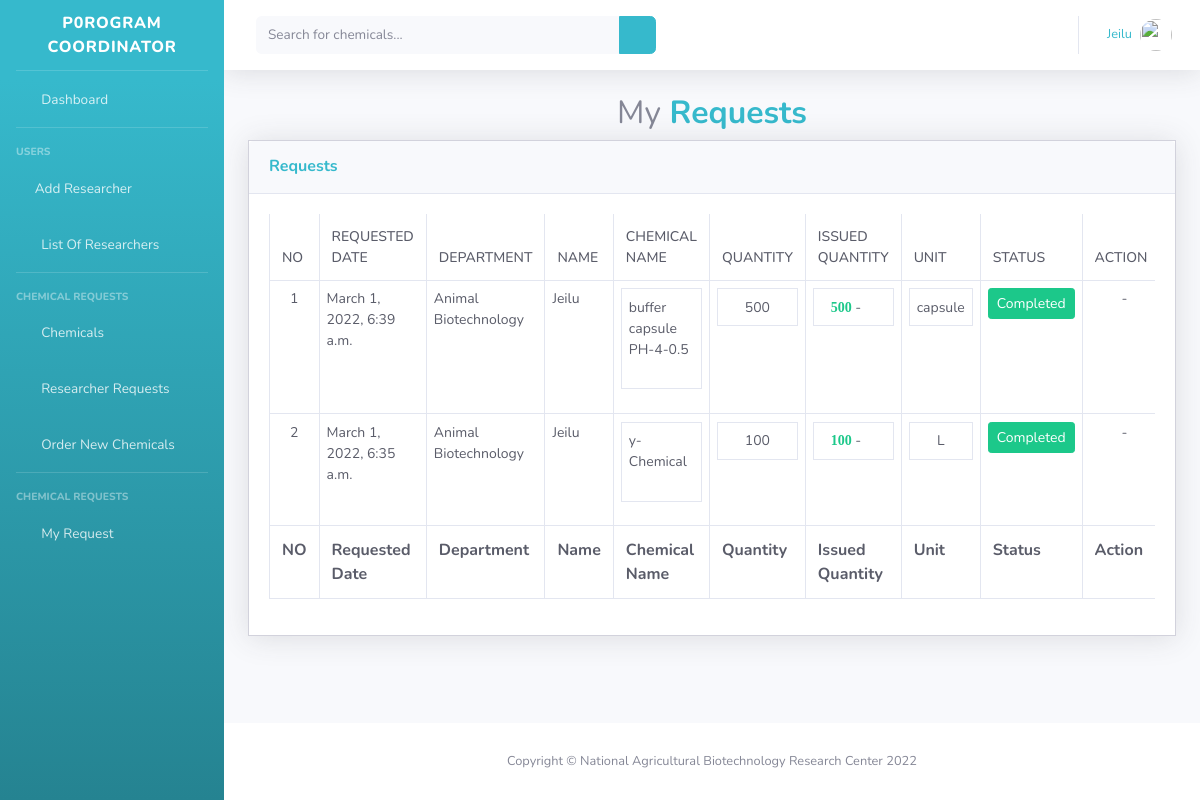
/chemical/myRequest/ (signed in), run on an earlier commit of the app's database.
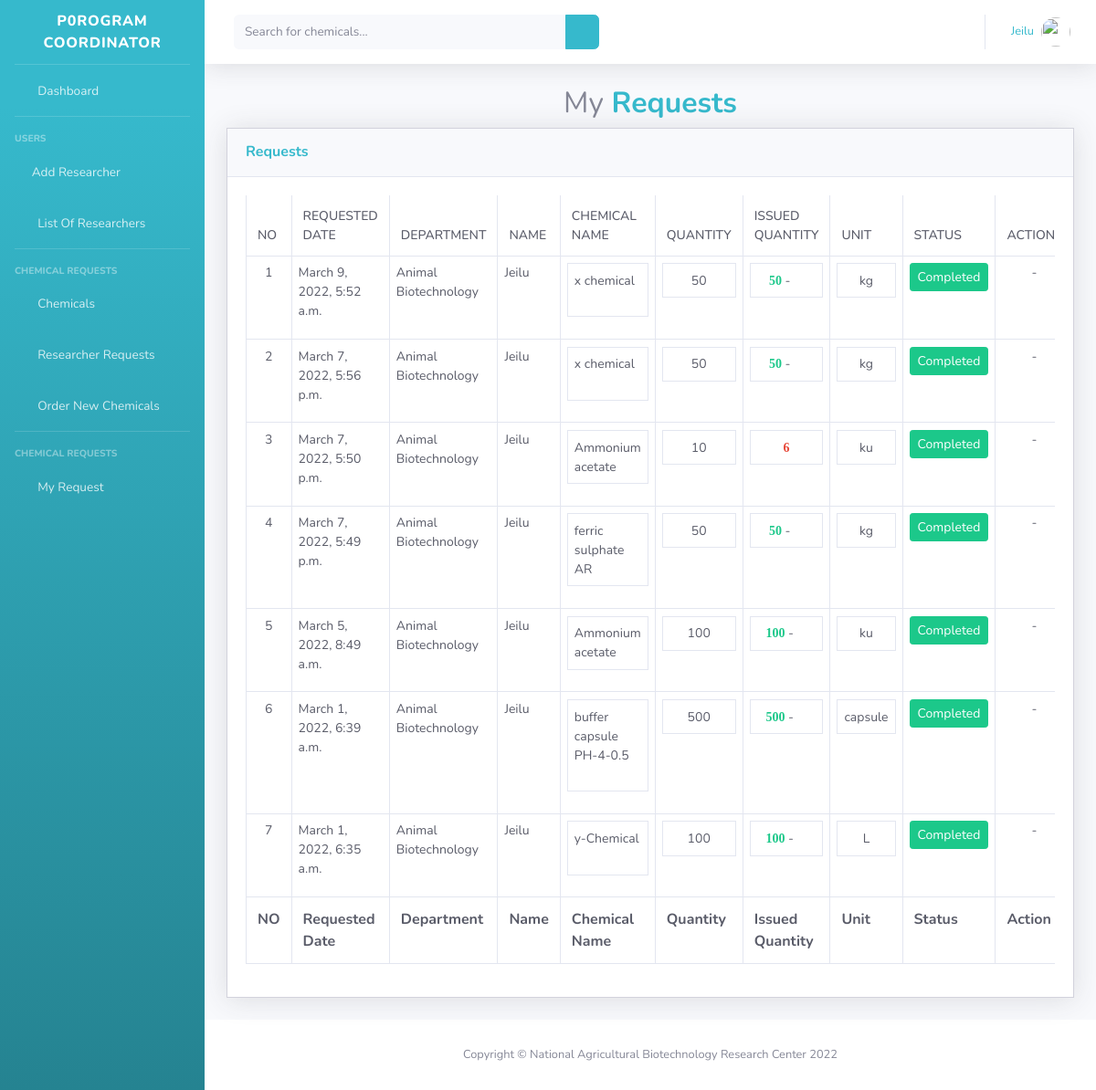
And on a later commit of the database.
### chemical/models.py (models this page shows, shortened)
class Request(models.Model):
    user = models.ForeignKey(User,on_delete=models.CASCADE)
    chemicals = models.ManyToManyField(RequestChemical)
    start_date = models.DateTimeField(auto_now_add=True)
    ordered_date = models.DateTimeField(auto_now_add=True)
    requested = models.BooleanField(default=False)
    department = models.CharField(max_length=100, null=True)
    deptRequest = models.BooleanField(default=False)
    confirmed = models.BooleanField(default=False)
    received = models.BooleanField(default=False)
    deny = models.BooleanField(default=False)
    checked = models.BooleanField(default=False)
    pin = models.CharField(max_length=4)
    class Meta:
        ordering = ['-ordered_date' ,'-received']

class RequestChemical(models.Model):
    user = models.ForeignKey(User,on_delete=models.CASCADE)
    requested = models.BooleanField(default=False)
    chemical = models.ForeignKey(Chemical, on_delete=models.CASCADE)
    quantity = models.IntegerField(default=1)
    issuedquantity = models.IntegerField(default=0)
    recieved = models.BooleanField(default=False)

class Chemical(models.Model):
    name = models.CharField(max_length=100)
    quantity = models.IntegerField(default=0)
    unit = models.CharField(max_length=30)
    company = models.CharField(max_length=100)
    description = models.CharField(max_length=100)

### chemical/views.py (the view)
# urls.py: path('myRequest/',myRequest.as_view(), name= "myRequest"),
class myRequest(LoginRequiredMixin,View):
    def get(self, *args, **kwargs):
        request_qs = Request.objects.filter(user=self.request.user, requested=True)
        if request_qs.exists():
            request = request_qs[0]
        else:
            request = []
        context = { 'obj': Request.objects.filter(user=self.request.user,requested=True)}
        return render(self.request, 'my_request.html', context)

### chemical/templatetags/cart_template_tags.py (called while the page is built)
@register.filter
def cart_item_count(user):
    if user.is_authenticated:
        qs = Request.objects.filter(user=user, requested=False)
        if qs.exists():
            return qs[0].chemicals.count()
    return 0

### templates/my_request.html (shortened to what the changed rows need)
{% extends 'main.html'%}
{% block content %}
<div class="container-fluid">
    <div class="text-center">
        <h2>My<strong class="text-info"> Requests</strong> </h2>
      </div>
<div class="card shadow mb-4">
    <div class="card-body">
        <div class="table-responsive">
            <table class="table table-bordered text-gray-800 " id="dataTable" width="100%" cellspacing="0">
                <thead>
                 <tr>
                <th>NO</th>
                <th>Requested Date</th>
                <th>Department</th>
                <th>Name</th>
                <th>Chemical Name</th>
                <th>Quantity</th>
                <th>Issued Quantity</th>
                <th>Unit</th>
                <th>Status</th>
                <th>Action </th>
            </tr>
        </thead>
        <tfoot>
            <tr>
                <th>NO</th>
                <th>Requested Date</th>
                <th>Department</th>
                <th>Name</th>
                <th>Chemical Name</th>
                <th>Quantity</th>
                <th>Issued Quantity</th>
                <th>Unit</th>
                <th>Status</th>
                <th>Action</th>
            </tr>
        </tfoot>
        <tbody>
         {% for requests in obj%}
            <tr >
                <td align="center">{{forloop.counter }}</td>
                <td>{{requests.ordered_date}}</td>
                <td>{{requests.department}}</td>
                <td>{{requests.user.username}}</td>
                <td>
                    <table class="table table-bordered text-gray-800">
                {% for requestedchemical in requests.chemicals.all %}
                    <tr >
                <td>{{requestedchemical.chemical.name}} &nbsp;
                    {%if requestedchemical.recieved == True%}
                    <i class="fas fa-check-circle fa-1x text-success"></i>
                    {%elif requestedchemical.recieved == False %}
                    <i class="fas fa-minus-circle fa-1x text-danger"></i>
                    {%endif%}
                </td>
                    </tr>
                {% endfor %}
                </table>
                </td>
                <td>
                    <table  class="table table-bordered text-gray-800">
                        {% for requestedchemical in requests.chemicals.all %}
                    <tr align="center">
                        <td>{{requestedchemical.quantity}}</td>
                    </tr>
                         {% endfor %}
                    </table>
                </td>
                   <td>
                    <table  class="table table-bordered text-gray-800">
                        {% for requestedchemical in requests.chemicals.all %}
                    <tr align="center">
                        <td>
                            {%if requestedchemical.quantity == requestedchemical.issuedquantity %}
                            <i class="fas fa-success fa-1x text-success">{{requestedchemical.issuedquantity}}</i> - <i class="fas fa-check-circle fa-1x text-success"></i>
                            {%elif requestedchemical.quantity > requestedchemical.issuedquantity %}
                                {% if requestedchemical.issuedquantity == 0 %}
                                {{requestedchemical.issuedquantity}}
                                {%else%}
                                <i class="fas fa-success fa-1x text-danger">{{requestedchemical.issuedquantity}}</i>
                                {%endif%}
                            {%endif%}
                            </td>
                    </tr>
                         {% endfor %}
                    </table>
                </td>
                <td>
                    <table class="table table-bordered text-gray-800" >
                        {% for requestedchemical in requests.chemicals.all %}
                    <tr align="center">
                        <td>{{requestedchemical.chemical.unit}}</td>
                    </tr>
                         {% endfor %}
                    </table>
                </td>
                <td>
                    {% if requests.received  %}
                    <span class="btn btn-success btn-sm">Completed</span> &nbsp;
                    {% elif requests.deny == True %}
                    <span class="btn btn-danger btn-sm">Request Denied</span> &nbsp;
                    {% elif requests.confirmed %}
                    <span class="btn btn-warning btn-sm">Confirmed</span> &nbsp;
                    {% elif requests.confirmed == False %}
                    <span class="btn btn-info btn-sm">Pending</span> &nbsp;
                    {%endif%}
                </td>
                <td align="center">
                    {% if requests.received %}
                    -
                    {% elif requests.received == False %}
                    <a href="{% url 'removeRequest' requests.id %}" >
                   <i class="fas fa-trash fa-1x text-danger"></i>
               </a>
               {%endif%}
                </td>
                </tr>
                {%empty%}
                <tr>
                    <td colspan='5'>You Dont have any requests</td>
                </tr>
            {%endfor%}
        </tbody>
      </table>
    </div>
    </div>
    </div>
    </div>
{% endblock%}

What changed in the data, as far as the page shows it:
added Request: ordered_date "March 9, 2022, 5:52 a.m.", department "Animal Biotechnology", user.username "Jeilu", received "Completed"
added RequestChemical: chemical.name "x chemical", recieved True (drawn), quantity "50", issuedquantity "50", chemical.unit "kg"
added Request: ordered_date "March 7, 2022, 5:56 p.m.", department "Animal Biotechnology", user.username "Jeilu", received "Completed"
added RequestChemical: chemical.name "x chemical", recieved True (drawn), quantity "50", issuedquantity "50", chemical.unit "kg"
added Request: ordered_date "March 7, 2022, 5:50 p.m.", department "Animal Biotechnology", user.username "Jeilu", received "Completed"
added RequestChemical: chemical.name "Ammonium acetate", recieved True (drawn), quantity "10", issuedquantity "6", chemical.unit "ku"
added Request: ordered_date "March 7, 2022, 5:49 p.m.", department "Animal Biotechnology", user.username "Jeilu", received "Completed"
added RequestChemical: chemical.name "ferric sulphate AR", recieved True (drawn), quantity "50", issuedquantity "50", chemical.unit "kg"
added Request: ordered_date "March 5, 2022, 8:49 a.m.", department "Animal Biotechnology", user.username "Jeilu", received "Completed"
added RequestChemical: chemical.name "Ammonium acetate", recieved True (drawn), quantity "100", issuedquantity "100", chemical.unit "ku"
